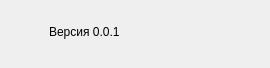
<?xml version="1.0" encoding="UTF-8"?>
<ui version="4.0">
 <class>Form</class>
 <widget class="QWidget" name="Form">
  <property name="geometry">
   <rect>
    <x>0</x>
    <y>0</y>
    <width>270</width>
    <height>68</height>
   </rect>
  </property>
  <property name="windowTitle">
   <string>Form</string>
  </property>
  <layout class="QVBoxLayout" name="verticalLayout">
   <item>
    <layout class="QHBoxLayout" name="horizontalLayout" stretch="0,1">
     <item>
      <layout class="QVBoxLayout" name="verticalLayout_3">
       <property name="spacing">
        <number>0</number>
       </property>
       <item>
        <widget class="QWidget" name="icon" native="true">
         <property name="minimumSize">
          <size>
           <width>32</width>
           <height>32</height>
          </size>
         </property>
         <property name="maximumSize">
          <size>
           <width>32</width>
           <height>32</height>
          </size>
         </property>
        </widget>
       </item>
       <item>
        <spacer name="verticalSpacer_2">
         <property name="orientation">
          <enum>Qt::Vertical</enum>
         </property>
         <property name="sizeHint" stdset="0">
          <size>
           <width>0</width>
           <height>0</height>
          </size>
         </property>
        </spacer>
       </item>
      </layout>
     </item>
     <item>
      <layout class="QVBoxLayout" name="verticalLayout_4">
       <item>
        <widget class="QLabel" name="text">
         <property name="text">
          <string>
Версия 0.0.1</string>
         </property>
        </widget>
       </item>
       <item>
        <spacer name="verticalSpacer_3">
         <property name="orientation">
          <enum>Qt::Vertical</enum>
         </property>
         <property name="sizeHint" stdset="0">
          <size>
           <width>0</width>
           <height>0</height>
          </size>
         </property>
        </spacer>
       </item>
      </layout>
     </item>
    </layout>
   </item>
   <item>
    <spacer name="verticalSpacer">
     <property name="orientation">
      <enum>Qt::Vertical</enum>
     </property>
     <property name="sizeHint" stdset="0">
      <size>
       <width>20</width>
       <height>40</height>
      </size>
     </property>
    </spacer>
   </item>
  </layout>
 </widget>
 <resources>
  <include location="../resources/resources.qrc"/>
 </resources>
 <connections/>
</ui>
